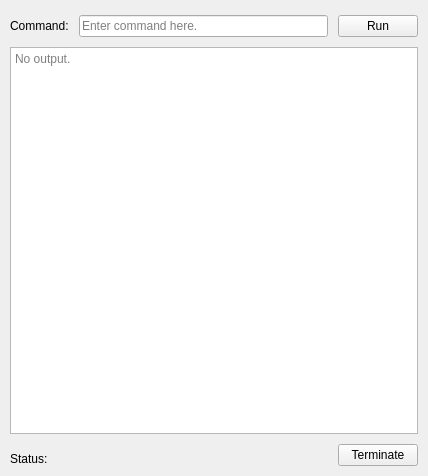
<?xml version="1.0" encoding="UTF-8"?>
<ui version="4.0">
 <class>CommandLineLauncherForm</class>
 <widget class="QMainWindow" name="CommandLineLauncherForm">
  <property name="geometry">
   <rect>
    <x>0</x>
    <y>0</y>
    <width>428</width>
    <height>476</height>
   </rect>
  </property>
  <property name="windowTitle">
   <string notr="true">Command Line Launcher</string>
  </property>
  <widget class="QWidget" name="centralWidget">
   <property name="sizePolicy">
    <sizepolicy hsizetype="Preferred" vsizetype="Preferred">
     <horstretch>0</horstretch>
     <verstretch>0</verstretch>
    </sizepolicy>
   </property>
   <layout class="QVBoxLayout" name="verticalLayout">
    <property name="spacing">
     <number>10</number>
    </property>
    <property name="leftMargin">
     <number>10</number>
    </property>
    <property name="topMargin">
     <number>10</number>
    </property>
    <property name="rightMargin">
     <number>10</number>
    </property>
    <property name="bottomMargin">
     <number>10</number>
    </property>
    <item>
     <widget class="QWidget" name="widgetTop" native="true">
      <layout class="QHBoxLayout" name="horizontalLayout">
       <property name="spacing">
        <number>10</number>
       </property>
       <property name="leftMargin">
        <number>0</number>
       </property>
       <property name="topMargin">
        <number>5</number>
       </property>
       <property name="rightMargin">
        <number>0</number>
       </property>
       <property name="bottomMargin">
        <number>0</number>
       </property>
       <item>
        <widget class="QLabel" name="label">
         <property name="sizePolicy">
          <sizepolicy hsizetype="Fixed" vsizetype="Fixed">
           <horstretch>0</horstretch>
           <verstretch>0</verstretch>
          </sizepolicy>
         </property>
         <property name="text">
          <string>Command:</string>
         </property>
        </widget>
       </item>
       <item>
        <widget class="QLineEdit" name="textCommand">
         <property name="sizePolicy">
          <sizepolicy hsizetype="Expanding" vsizetype="Fixed">
           <horstretch>0</horstretch>
           <verstretch>0</verstretch>
          </sizepolicy>
         </property>
         <property name="placeholderText">
          <string>Enter command here.</string>
         </property>
        </widget>
       </item>
       <item>
        <widget class="QPushButton" name="buttonRun">
         <property name="sizePolicy">
          <sizepolicy hsizetype="Fixed" vsizetype="Fixed">
           <horstretch>0</horstretch>
           <verstretch>0</verstretch>
          </sizepolicy>
         </property>
         <property name="text">
          <string>Run</string>
         </property>
        </widget>
       </item>
      </layout>
     </widget>
    </item>
    <item>
     <widget class="QTextEdit" name="textOutput">
      <property name="lineWrapMode">
       <enum>QTextEdit::NoWrap</enum>
      </property>
      <property name="readOnly">
       <bool>true</bool>
      </property>
      <property name="acceptRichText">
       <bool>false</bool>
      </property>
      <property name="placeholderText">
       <string>No output.</string>
      </property>
     </widget>
    </item>
    <item>
     <widget class="QWidget" name="widgetBottom" native="true">
      <layout class="QHBoxLayout" name="horizontalLayout_2">
       <property name="spacing">
        <number>10</number>
       </property>
       <property name="leftMargin">
        <number>0</number>
       </property>
       <property name="topMargin">
        <number>0</number>
       </property>
       <property name="rightMargin">
        <number>0</number>
       </property>
       <property name="bottomMargin">
        <number>0</number>
       </property>
       <item>
        <widget class="QLabel" name="labelStatus">
         <property name="text">
          <string>Status:</string>
         </property>
         <property name="alignment">
          <set>Qt::AlignBottom|Qt::AlignLeading|Qt::AlignLeft</set>
         </property>
        </widget>
       </item>
       <item>
        <widget class="QLabel" name="textStatus">
         <property name="sizePolicy">
          <sizepolicy hsizetype="Expanding" vsizetype="Preferred">
           <horstretch>0</horstretch>
           <verstretch>0</verstretch>
          </sizepolicy>
         </property>
         <property name="text">
          <string/>
         </property>
         <property name="alignment">
          <set>Qt::AlignBottom|Qt::AlignLeading|Qt::AlignLeft</set>
         </property>
        </widget>
       </item>
       <item>
        <widget class="QPushButton" name="buttonTerminate">
         <property name="enabled">
          <bool>true</bool>
         </property>
         <property name="text">
          <string>Terminate</string>
         </property>
        </widget>
       </item>
      </layout>
     </widget>
    </item>
   </layout>
  </widget>
 </widget>
 <layoutdefault spacing="6" margin="11"/>
 <resources/>
 <connections/>
</ui>
